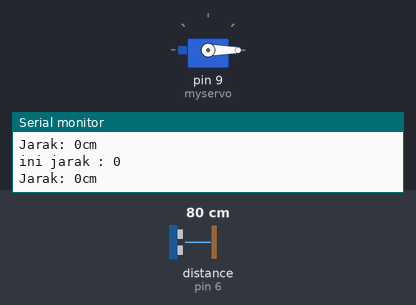
The sketch below on a simulated Arduino Uno, built with avr-gcc and run on an emulated ATmega328P. Parts: servo, the last lines printed to the serial monitor. Inputs (shaded band) come from the test bench; at power-on: distance to the obstacle (sensor on pin 6) 80 cm. The echo pulse lasts 58.3 µs per cm.

Above: at 1.2 s.
1.3 s: distance to the obstacle (sensor on pin 6) set to 37 cm
2.8 s: distance to the obstacle (sensor on pin 6) set to 32 cm
At 3.6 s:
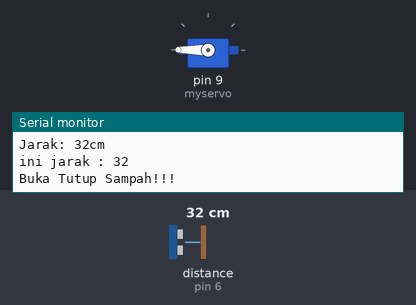
4.3 s: distance to the obstacle (sensor on pin 6) set to 35 cm
At 6.8 s:
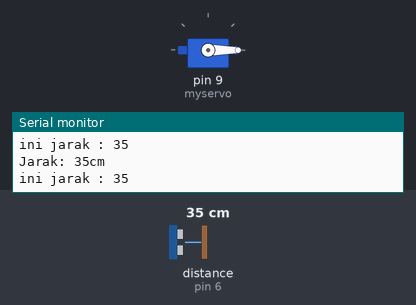
7.3 s: distance to the obstacle (sensor on pin 6) set to 2 cm
At 8.5 s:
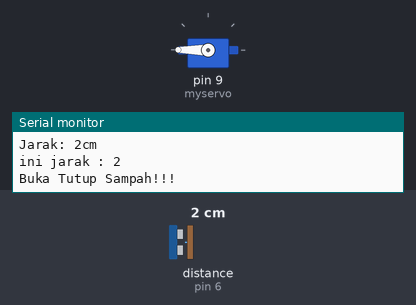
Timing chart, 0 to 9.8 s (numbered marks = the images above; inputs shaded):
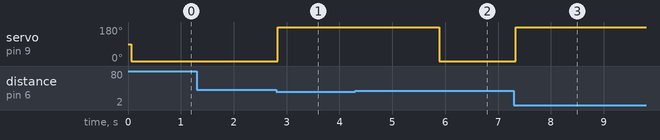

The sketch:

Smart_Trash_Cans.ino
```cpp
#include <NewPing.h>
#include <Servo.h>

#define TRIGGER_PIN  5  // Arduino pin tied to trigger pin on the ultrasonic sensor.
#define ECHO_PIN     6  // Arduino pin tied to echo pin on the ultrasonic sensor.
#define MAX_DISTANCE 50 // Maximum distance we want to ping for (in centimeters). Maximum sensor distance is rated at 400-500cm.

NewPing sonar(TRIGGER_PIN, ECHO_PIN, MAX_DISTANCE); // NewPing setup of pins and maximum distance.
Servo myservo;
int pos = 0;

void setup() {
  Serial.begin(115200); // Open serial monitor at 115200 baud to see ping results.
   myservo.attach(9);  // attaches the servo on pin 9 to the servo object
}

void loop() {
  delay(50);                     // Wait 50ms between pings (about 20 pings/sec). 29ms should be the shortest delay between pings.
  Serial.print("Jarak: ");
  Serial.print(sonar.ping_cm()); // Send ping, get distance in cm and print result (0 = outside set distance range)
  Serial.println("cm");
 int jarak=0;
 jarak=sonar.ping_cm();
 Serial.print("ini jarak : ");
 Serial.println(jarak);
 myservo.write(0);
  if(jarak>0&&jarak<35){
      Serial.println("Buka Tutup Sampah!!!");

      myservo.write(180);
      delay(3000);
    }
}
```

Measured:
- the behaviour switches between 35 and 34 cm on distance to the obstacle (sensor on pin 6) (found by bisection; images 0 and 1)
- after the input at 2.8 s, servo on pin 9 (myservo): 0° → 180° at once
- after the input at 4.3 s, servo on pin 9 (myservo): 180° → 0° after 1.6 s
- after the input at 7.3 s, servo on pin 9 (myservo): 0° → 180° at once
